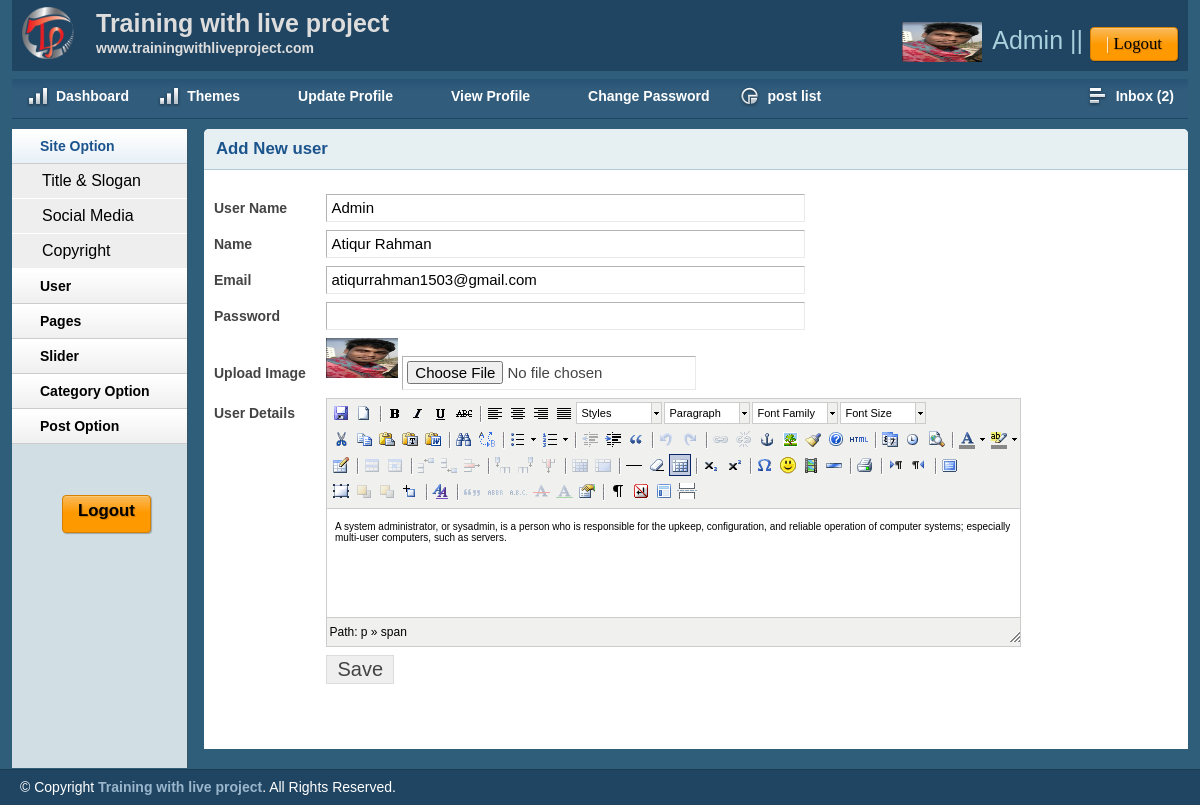
Page /admin/profile.php (signed in) on the committed database.
### tables this page shows
CREATE TABLE `tbl_user` (
  `id` int(11) NOT NULL,
  `username` varchar(255) NOT NULL,
  `name` varchar(255) NOT NULL,
  `category` varchar(255) NOT NULL,
  `image` varchar(255) NOT NULL,
  `email` varchar(255) NOT NULL,
  `password` varchar(255) NOT NULL,
  `details` text NOT NULL,
  `status` int(11) NOT NULL
);

### lib/Database.php (called while the page is built, shortened)
<?php
Class Database{
	public $host   = DB_HOST;
	public $user   = DB_USER;
	public $pass   = DB_PASS;
	public $dbname = DB_NAME;
	public $link;
	private function connectDB(){
	$this->link = new mysqli($this->host, $this->user, $this->pass, $this->dbname);
 }
	public function select($quary){
		$result = $this->link->query($quary) or die($this->link->error.__LINE__);
		if($result->num_rows > 0){
			return $result;
		} else {
			return false;
		}
	}
}

### lib/Session.php (called while the page is built, shortened)
<?php
class Session{
	public static function get($key){
		if (isset($_SESSION[$key])) {
			return $_SESSION[$key];
		}else{
			return false;
		}
	}
}
?>

### admin/profile.php (the view, shortened to what this page needs)
<?php include 'inc/header.php';?>
<?php include 'inc/sidebar.php';?>
<?php
           $userId = Session::get('userid');
           $UserStatus = Session::get('userstatus');
   ?>
        <div class="grid_10">
            <div class="box round first grid">
                <h2>Add New user</h2>
                <div class="block">
                <?php
                	 $quary = "SELECT * from tbl_user where id='$userId' AND status=' $UserStatus'" ;
                	    $post = $db->select($quary);
                	    if($post){
                	    while ( $result = $post->fetch_assoc()) {
                 ?>
                 <form action="" method="POST" enctype="multipart/form-data">
                    <table class="form">
                     <tr>
                            <td>
                                <label>User Name</label>
                            </td>
                            <td>
                                <input type="text" readonly name="username" value="<?php echo $result['username']; ?>"  class="medium" />
                            </td>
                        </tr>
                        <tr>
                            <td>
                                <label>Name</label>
                            </td>
                            <td>
                                <input type="text" name="name" value="<?php echo $result['name']; ?>"  class="medium" />
                            </td>
                        </tr>
                          <tr>
                            <td>
                                <label>Email</label>
                            </td>
                            <td>
                                <input type="text" readonly name="email" value="<?php echo $result['email']; ?>"  class="medium" />
                            </td>
                        </tr>
                        <tr>
                            <td>
                                <label>Password</label>
                            </td>
                            <td>
                                <input type="password" name="password"   class="medium" />
                            </td>
                        </tr>
                         <tr>
                            <td>
                                <label>Upload Image</label>
                            </td>
                            <td>
                                <img src="<?php echo $result['image'];?>" height="40px" width="72px" margin="-20px" margin-left="0px" margin-right="5px" margin-bottom="-15px"/>
                                <input name="image" type="file" />
                            </td>
                        </tr>
                        <tr>
                            <td style="vertical-align: top; padding-top: 9px;">
                                <label>User Details</label>
                            </td>
                            <td>
                            </td>
                        </tr>
						<tr>
                            <td></td>
                            <td>
                                <input type="submit" name="submit" Value="Save" />
                            </td>
                        </tr>
                    </table>
                    </form>
                   <?php }} ?>
                </div>
            </div>
        </div>
    <?php include 'inc/hoder.php';?>

### admin/inc/header.php (shortened to what this page needs)
<?php
    include '../lib/Session.php';
?>
<?php include '../lib/Database.php'; ?>
 <?php
    $db = new Database();
 ?>
<!DOCTYPE html>
<html>
<head>
    <link rel="stylesheet" type="text/css" href="css/reset.css" media="screen" />
    <link rel="stylesheet" type="text/css" href="css/text.css" media="screen" />
    <link rel="stylesheet" type="text/css" href="css/grid.css" media="screen" />
    <link rel="stylesheet" type="text/css" href="css/layout.css" media="screen" />
    <link rel="stylesheet" type="text/css" href="css/nav.css" media="screen" />
    <link href="css/table/demo_page.css" rel="stylesheet" type="text/css" />
</head>
<body>
    <div class="container_12">
        <div class="grid_12 header-repeat">
            <div id="branding">
                <div class="floatleft logo">
                    <img src="img/livelogo.png" alt="Logo" />
				</div>
				<div class="floatleft middle">
					<h1>Training with live project</h1>
					<p>www.trainingwithliveproject.com</p>
				</div>
                    <?php
                        $userId = Session::get('userid');
                        $UserStatus = Session::get('userstatus');
                     ?>
                <div class="floatright">
                <?php
                     $quary = "SELECT * from tbl_user where id='$userId' AND status=' $UserStatus'" ;
                        $post = $db->select($quary);
                        if($post){
                        while ( $result = $post->fetch_assoc()) {
                 ?>
                    <div class="floatleft">
                        <img src="<?php echo $result['image'];?>" height="40px" width="80px" alt="Profile Pic" /></div>
                        <?php }} ?>
                    <div class="floatleft marginleft10 ">
                        <ul class="inline-ul floatleft">
                            <li style="font-size: 25px;color: #A6D1DD;"><?php echo Session::get('username'); ?> || </li>
                            <li ><a class="btn btn-denger" style="font-size: 17px;font-size: larger;font-family: cursive;color: black;" href="?action=logout">Logout</a></li>
                        </ul>
                    </div>
                </div>
            </div>
        </div>
        <div class="grid_12">
            <ul class="nav main">
                <li class="ic-dashboard"><a href="index.php"><span>Dashboard</span></a> </li>
                <li class="ic-dashboard"><a href="themes.php"><span>Themes</span></a> </li>
                <li class="ic-typography"><a href="profile.php"><span>Update Profile</span></a></li>
                <li class="ic-typography"><a href="viewprofile.php"><span>View Profile</span></a></li>
				<li class="ic-typography"><a href="changepassword.php"><span>Change Password</span></a></li>
                 <li class="ic-charts"><a href="postlist.php"><span>post list</span></a></li>
                <li class="ic-grid-tables" style="float: right;"><a href="inbox.php"><span>Inbox
                    <?php
                        $quary = "select * from  contact where status='0' order by id desc " ;
                        $data = $db->select($quary);
                        if($data){
                            $count = mysqli_num_rows($data);
                            echo "(".$count.")";
                           }else{
                            echo "(0)";
                           }
                    ?>
                </span></a></li>
            </ul>
        </div>

### admin/css/layout.css (style rules this page uses)
body { background: #fff none repeat scroll 0 0; color: #444; font-size: 14px; padding: 0; }
.floatleft { float:left; }
.logo img { margin-top: -15px; width: 52px; }
.middle { margin-left: 22px; margin-top: -14px; }
.middle h1 { color:#ddd;margin:0 }
.middle p { color: #ddd; margin: 0; font-weight: bold; }
.floatright { float:right; }
.inline-ul li { display:inline; color:#fff; }
.marginleft10 { margin-left:10px; }
a { color: #000; font-weight:bold; text-decoration: none; }
.container_12, .container_16 { background:#2E5E79; }
h1, h2, h3, h4, h5, h6 { line-height:1.2em; margin-bottom:.3em; }
h2 { margin-top:1em; }
#branding { font-weight: normal; margin-bottom: 0; padding: 22px 10px 3px; text-align: left; }
.header-repeat { background:url(../img/header-repeat.jpg) repeat-x; }
#branding a { color:#A1EAFF; font-weight:normal; }
#branding a:before { content:" | "; color:#fff; }
#branding ul, #branding ul li { margin:0px; padding:0px; }
#branding li { padding:0px 0px 0px 0px !important; }
.box { background:#fff; margin-bottom:20px; padding:10px 10px 10px 10px; margin-left:-8px; }
.box.grid { padding-bottom:40px; }
.box.round { -moz-border-radius: 5px 5px 0px 0px; -webkit-border-radius: 5px 5px 0px 0px; border-radius: 5px 5px 0px 0px; }
.box h2 { font-size:1.2em; font-weight:bold; color:#1B548D; background:#E6F0F3; margin:-10px -10px 0 -10px; padding:10px 12px; border-bottom:1px solid #B3CBD6; -moz-border-radius: 5px 5px 0px 0px; -webkit-border-radius: 5px 5px 0px 0px; border-radius: 5px 5px 0px 0px; }
.box.first { min-height: 406px; }
.block { padding-top:20px; }
p { margin-bottom:1em; }
ul, ol { padding-top:0; }
table.form { width:100%; }
table.form td { padding:4px 0px; }
table.form label { font-weight:bold; }
table.form input, table.form select { font-size: 15px; padding: 4px 4px 5px 4px; border-top: 1px solid #b3b3b3; border-left: 1px solid #b3b3b3; border-right: 1px solid #eaeaea; border-bottom: 1px solid #eaeaea; }
table.form input[type="submit"] { border: 1px solid #ddd; color: #444; cursor: pointer; font-size: 20px; padding: 2px 10px; }
input.medium { width: 55%; }
.block { padding-bottom:1px; }
.btn, .btn-icon, .btn-mini { background-repeat: repeat-x; color: #FFF; font-weight: bold; display: inline-block; text-decoration: none; border-width: 1px; border-style: solid; padding: 0 15px 4px; *padding: 0 7px 4px; margin: 0; text-shadow: 1px 1px 1px rgba(0,0,0,.2); -moz-box-shadow: 1px 1px 1px rgba(0,0,0,.25); -webkit-box-shadow: 1px 1px 1px rgba(0,0,0,.25); -moz-border-radius: 4px; -webkit-border-radius: 4px; filter: progid:DXImageTransform.Microsoft.Shadow(color=#999999,direction=135,strength=2); cursor: pointer; position: relative; }
.btn, .btn-icon { background-position: 0 -80px; font-size: 12px; height: 32px; line-height: 29px; }
a.btn, a.btn-icon { height: 32px; line-height: 32px; padding-bottom: 0; }
.btn, .btn-icon, .btn-mini, .btn:visited, .btn-icon:visited, .btn-mini:visited { background-image: url(../img/bg-lite.png); background-color: #F90; border-color: #D58000; color: #FFF; }

### admin/js/tiny-mce/themes/advanced/skins/default/content.css (style rules this page uses)
body, td, pre { color:#000; font-family:Verdana, Arial, Helvetica, sans-serif; font-size:10px; margin:8px; }
body { background:#FFF; }
h1 { font-size: 2em }
h2 { font-size: 1.5em }
img { border:0; }
table, img, hr, .mceItemAnchor { cursor:default }
table td, table th { cursor:text }

### rows in the picture
tbl_user: image (picture), username "Admin", name "Atiqur Rahman", email "atiqurrahman1503@gmail.com"

### other values in the picture
Session::get('username') "Admin"
$count "2"
